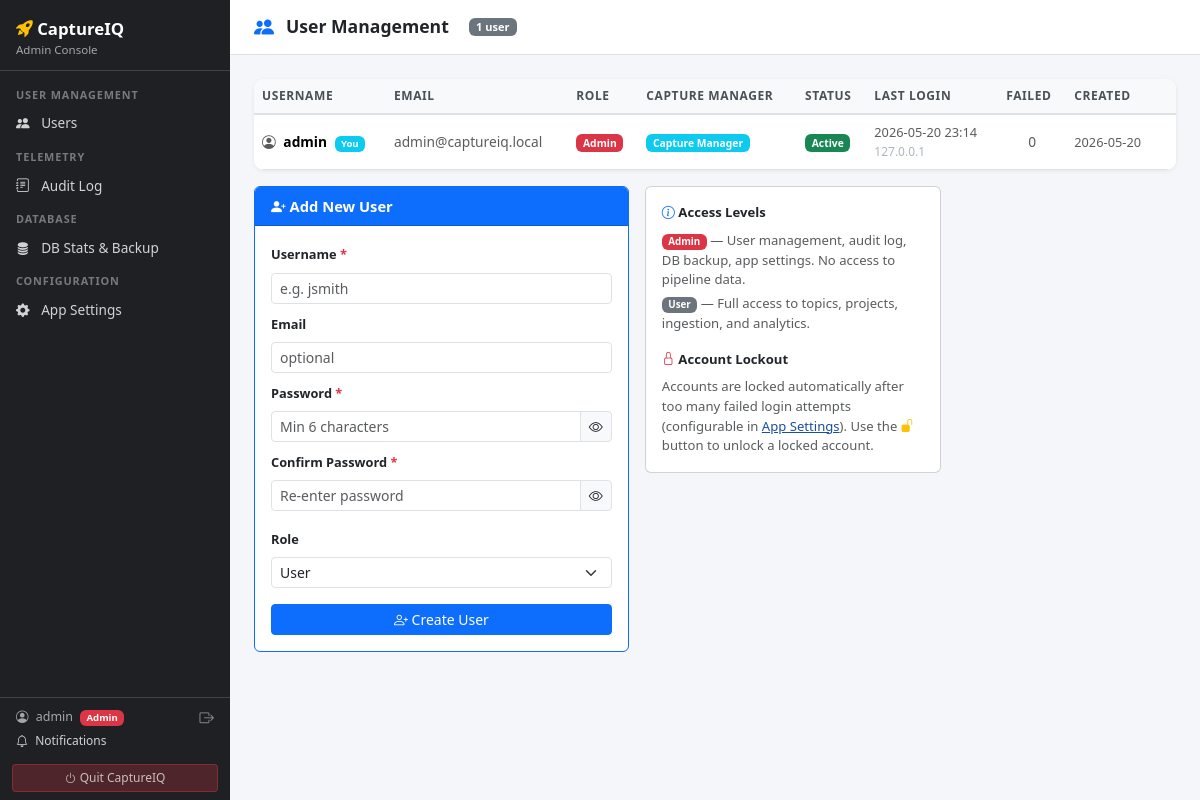
Page /admin/registrations (signed in) on the earlier database version.
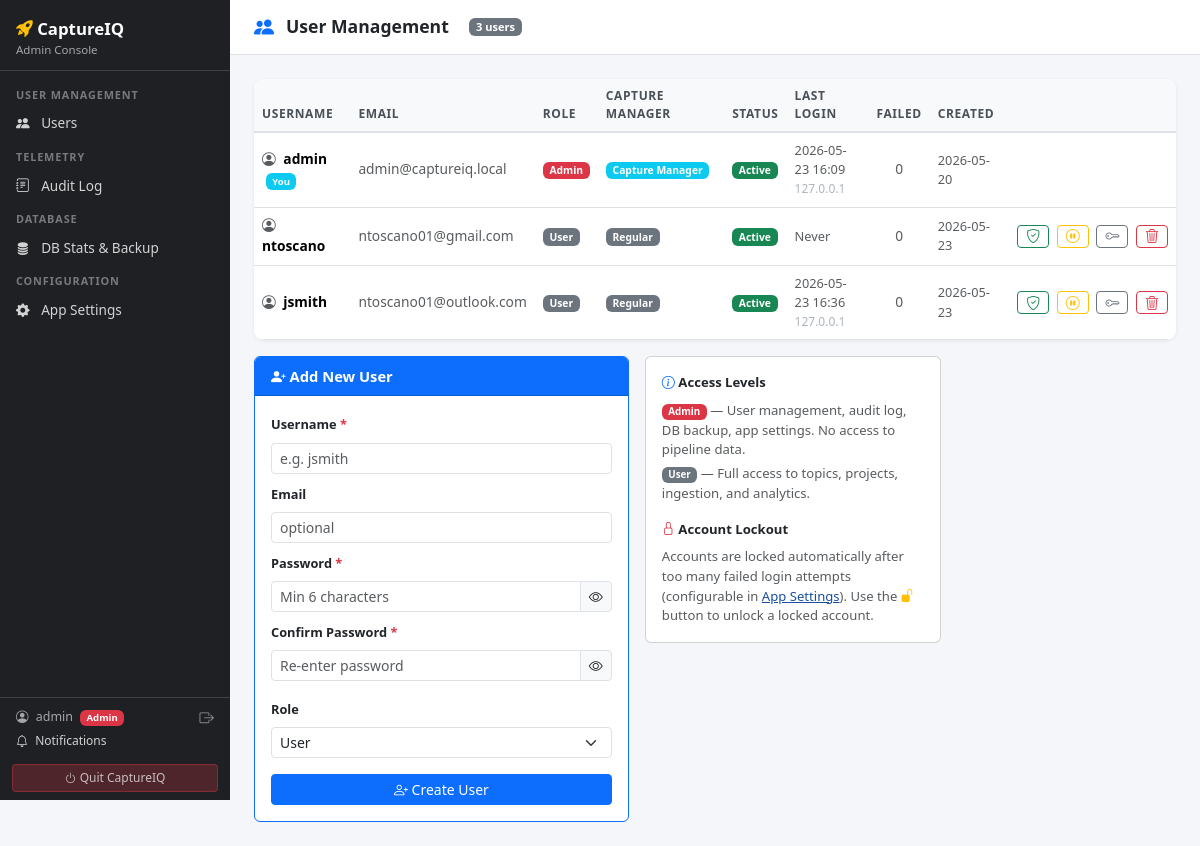
Same page on the later database version.
### tables this page shows
CREATE TABLE users (
                id            INTEGER PRIMARY KEY AUTOINCREMENT,
                username      TEXT UNIQUE NOT NULL,
                email         TEXT,
                password_hash TEXT NOT NULL,
                role          TEXT DEFAULT 'user',
                is_active     INTEGER DEFAULT 1,
                created_at    TEXT DEFAULT (datetime('now'))
            , last_login_at TEXT, last_login_ip TEXT, failed_login_attempts INTEGER DEFAULT 0, locked_at TEXT, is_capture_manager INTEGER DEFAULT 0);

### app.py (the view)
@app.route("/admin/registrations")
@login_required
def admin_pending_registrations():
    if not current_user.is_admin:
        return redirect(url_for("admin_users"))
    pending = [u for u in db.get_all_users() if not u["is_active"] and u["role"] == "user"]
    return render_template("admin_users.html",
                           users=db.get_all_users(),
                           pending_registrations=pending)

### app.py (called while the page is built)
@login_manager.user_loader
def load_user(user_id):
    row = db.get_user_by_id(int(user_id))
    if row:
        return User(row["id"], row["username"], row["email"],
                    row["role"], row["is_active"], row.get("is_capture_manager", 0))
    return None

@app.context_processor
def inject_gdrive_status():
    try:
        from integrations import google_drive as gd
        return {
            "gdrive_connected": gd.is_connected(),
            "gdrive_has_creds": gd.has_credentials_file(),
        }
    except Exception:
        return {"gdrive_connected": False, "gdrive_has_creds": False}

@app.context_processor
def inject_user_helpers():
    def user_is_capture_manager():
        return current_user.is_capture_manager if current_user.is_authenticated else False
    task_counts = None
    if current_user.is_authenticated and not current_user.is_admin:
        try:
            task_counts = db.get_task_counts_for_user(current_user.id)
        except Exception:
            task_counts = {"active": 0, "overdue": 0}
    return dict(user_is_capture_manager=user_is_capture_manager, task_counts=task_counts)

    @property
    def is_active(self):
        return self._active

### templates/admin_users.html (shortened to what the changed rows need)
{% extends "base.html" %}
{% block content %}
<div class="topbar">
  <i class="bi bi-people-fill text-primary fs-5"></i>
  <h1>User Management</h1>
  <span class="badge bg-secondary ms-2">{{ users|length }} user{{ 's' if users|length != 1 }}</span>
</div>
{% set pending = users | selectattr('is_active', 'eq', 0) | selectattr('role', 'eq', 'user') | list %}
<div class="row g-3">
  <div class="col-12">
    <div class="table-card">
      <table class="table table-hover align-middle mb-0" style="font-size:.86rem">
        <thead>
          <tr>
            <th>Username</th>
            <th>Email</th>
            <th>Role</th>
            <th>Capture Manager</th>
            <th>Status</th>
            <th>Last Login</th>
            <th>Failed</th>
            <th>Created</th>
            <th></th>
          </tr>
        </thead>
        <tbody>
          {% for u in users %}
          <tr class="{{ 'table-secondary text-muted' if not u['is_active'] }}">
            <td>
              <i class="bi bi-person-circle me-1 text-muted"></i>
              <strong>{{ u['username'] }}</strong>
              {% if u['id'] == current_user.id %}
                <span class="badge bg-info ms-1" style="font-size:.6rem">You</span>
              {% endif %}
            </td>
            <td class="text-muted">{{ u['email'] or '—' }}</td>
            <td>
              {% if u['role'] == 'admin' %}
                <span class="badge bg-danger">Admin</span>
              {% else %}
                <span class="badge bg-secondary">User</span>
              {% endif %}
            </td>
            <td>
              {% if u['is_capture_manager'] %}
                <span class="badge bg-info">Capture Manager</span>
              {% else %}
                <span class="badge bg-secondary">Regular</span>
              {% endif %}
            </td>
            <td>
              {% if not u['is_active'] %}
                <span class="badge bg-secondary">Inactive</span>
              {% elif u['locked_at'] %}
                <span class="badge bg-danger">Locked</span>
              {% else %}
                <span class="badge bg-success">Active</span>
              {% endif %}
            </td>
            <td class="text-muted" style="font-size:.8rem">
              {% if u['last_login_at'] %}
                {{ u['last_login_at'][:16].replace('T',' ') }}
                {% if u['last_login_ip'] %}
                  <br><span style="font-size:.75rem; color:#adb5bd">{{ u['last_login_ip'] }}</span>
                {% endif %}
              {% else %}
                <span class="text-muted">Never</span>
              {% endif %}
            </td>
            <td class="text-center">
              {% if u['failed_login_attempts'] > 0 %}
                <span class="badge {{ 'bg-danger' if u['locked_at'] else 'bg-warning text-dark' }}">
                  {{ u['failed_login_attempts'] }}
                </span>
              {% else %}
                <span class="text-muted">0</span>
              {% endif %}
            </td>
            <td class="text-muted" style="font-size:.8rem">{{ u['created_at'][:10] if u['created_at'] else '—' }}</td>
            <td class="text-end" style="white-space:nowrap">
              {% if u['id'] != current_user.id %}
              {% if u['is_capture_manager'] %}
              <button type="button" class="btn btn-sm btn-outline-info py-0 ms-1" title="Remove Capture Manager"
                      onclick="removeCaptureManager({{ u['id'] }}, '{{ u['username'] }}')">
                <i class="bi bi-shield-x"></i>
              </button>
              {% else %}
              <button type="button" class="btn btn-sm btn-outline-success py-0 ms-1" title="Make Capture Manager"
                      onclick="elevateCaptureManager({{ u['id'] }}, '{{ u['username'] }}')">
                <i class="bi bi-shield-check"></i>
              </button>
              {% endif %}
              {% if not u['is_active'] and u['role'] == 'user' %}
              <form method="post" action="{{ url_for('admin_approve_registration', user_id=u['id']) }}" class="d-inline ms-1">
                <button type="submit" class="btn btn-sm btn-success py-0" title="Approve registration">
                  <i class="bi bi-check-lg"></i> Approve
                </button>
              </form>
              <form method="post" action="{{ url_for('admin_reject_registration', user_id=u['id']) }}" class="d-inline ms-1"
                    onsubmit="return confirm('Reject and delete this registration request?')">
                <button type="submit" class="btn btn-sm btn-outline-danger py-0" title="Reject registration">
                  <i class="bi bi-x-lg"></i>
                </button>
              </form>
              {% else %}
              <form method="post" action="{{ url_for('admin_toggle_user', user_id=u['id']) }}" class="d-inline ms-1">
                <button type="submit" class="btn btn-sm {{ 'btn-outline-warning' if u['is_active'] else 'btn-outline-success' }} py-0"
                        title="{{ 'Deactivate' if u['is_active'] else 'Activate' }}">
                  <i class="bi {{ 'bi-pause-circle' if u['is_active'] else 'bi-play-circle' }}"></i>
                </button>
              </form>
              {% endif %}
              <button type="button" class="btn btn-sm btn-outline-secondary py-0 ms-1"
                      data-bs-toggle="modal" data-bs-target="#resetModal{{ u['id'] }}"
                      title="Reset password">
                <i class="bi bi-key"></i>
              </button>
              <form method="post" action="{{ url_for('admin_delete_user', user_id=u['id']) }}" class="d-inline ms-1"
                    onsubmit="return confirm('Delete user {{ u['username'] }}? This cannot be undone.')">
                <button type="submit" class="btn btn-sm btn-outline-danger py-0" title="Delete user">
                  <i class="bi bi-trash3"></i>
                </button>
              </form>
              {% endif %}
            </td>
          </tr>
          {% endfor %}
        </tbody>
      </table>
    </div>
  </div>
</div>
{% endblock %}

### templates/base.html (shortened to what this page needs)
<!DOCTYPE html>
<html lang="en">
<head>
  <link href="https://cdn.jsdelivr.net/npm/bootstrap@5.3.2/dist/css/bootstrap.min.css" rel="stylesheet">
  <link href="https://cdn.jsdelivr.net/npm/bootstrap-icons@1.11.3/font/bootstrap-icons.css" rel="stylesheet">
  <link href="/static/css/mobile.css" rel="stylesheet">
</head>
<body>
<nav id="sidebar">
  <div class="brand">
    <i class="bi bi-rocket-takeoff-fill text-warning"></i> CaptureIQ
    {% if current_user.is_authenticated and current_user.is_admin %}
      <small>Admin Console</small>
    {% endif %}
  </div>
  <div id="sidebar-scroll">
  {% if current_user.is_authenticated and current_user.is_admin %}
  <ul class="nav flex-column mt-2">
    <li class="nav-section">User Management</li>
    <li class="nav-item">
      <a class="nav-link {% if request.endpoint == 'admin_users' %}active{% endif %}"
         href="{{ url_for('admin_users') }}">
        <i class="bi bi-people-fill"></i> Users
      </a>
    </li>
    <li class="nav-section">Telemetry</li>
    <li class="nav-item">
      <a class="nav-link {% if request.endpoint == 'admin_audit_log' %}active{% endif %}"
         href="{{ url_for('admin_audit_log') }}">
        <i class="bi bi-journal-text"></i> Audit Log
      </a>
    </li>
    <li class="nav-section">Database</li>
    <li class="nav-item">
      <a class="nav-link {% if request.endpoint == 'admin_db' %}active{% endif %}"
         href="{{ url_for('admin_db') }}">
        <i class="bi bi-database-fill"></i> DB Stats &amp; Backup
      </a>
    </li>
    <li class="nav-section">Configuration</li>
    <li class="nav-item">
      <a class="nav-link {% if request.endpoint == 'admin_settings' %}active{% endif %}"
         href="{{ url_for('admin_settings') }}">
        <i class="bi bi-gear-fill"></i> App Settings
      </a>
    </li>
  </ul>
  {% endif %}
  </div>
  {% if current_user.is_authenticated %}
  <div style="border-top:1px solid rgba(255,255,255,.15); flex-shrink:0">
    <div style="padding:.55rem 1rem; font-size:.78rem; color:rgba(255,255,255,.6)">
      <div class="d-flex align-items-center justify-content-between mb-1">
        <div>
          <i class="bi bi-person-circle me-1"></i>
          <span>{{ current_user.username }}</span>
          {% if current_user.is_admin %}
            <span class="badge bg-danger ms-1" style="font-size:.6rem">Admin</span>
          {% endif %}
        </div>
        <a href="{{ url_for('logout') }}" class="text-white-50" title="Sign out"
           style="text-decoration:none; font-size:.9rem">
          <i class="bi bi-box-arrow-right"></i>
        </a>
      </div>
      <a href="{{ url_for('notifications') }}" style="color:rgba(255,255,255,.8); text-decoration:none; font-size:.75rem"
         class="d-block">
        <i class="bi bi-bell me-1"></i> Notifications
      </a>
    </div>
    <div style="padding:.3rem .75rem .5rem">
      <form method="post" action="{{ url_for('shutdown') }}"
            onsubmit="return confirm('Shut down CaptureIQ? The server will stop and you will need to relaunch it.')">
        <button type="submit" class="btn btn-sm w-100"
                style="background:rgba(220,53,69,.25); border:1px solid rgba(220,53,69,.4); color:rgba(255,255,255,.7); font-size:.75rem">
          <i class="bi bi-power"></i> Quit CaptureIQ
        </button>
      </form>
    </div>
  </div>
  {% endif %}
</nav>
<div id="main-content">
  {% block content %}{% endblock %}
</div>
</body>
</html>

Differences in the rows shown:
changed users "admin": last_login_at "2026-05-20 23:14" → "2026-05-23 16:09"
added users: username "ntoscano", email "ntoscano01@gmail.com", role "User", shows "Regular", is_active "Active", shows "Never", created_at "2026-05-23"
added users: username "jsmith", email "ntoscano01@outlook.com", role "User", shows "Regular", is_active "Active", last_login_at "2026-05-23 16:36", last_login_ip "127.0.0.1", created_at "2026-05-23"
Other differences:
{{ users|length }}: "1" → "3"
{{ 's' if users|length != 1 }}: (not shown) → "s"
